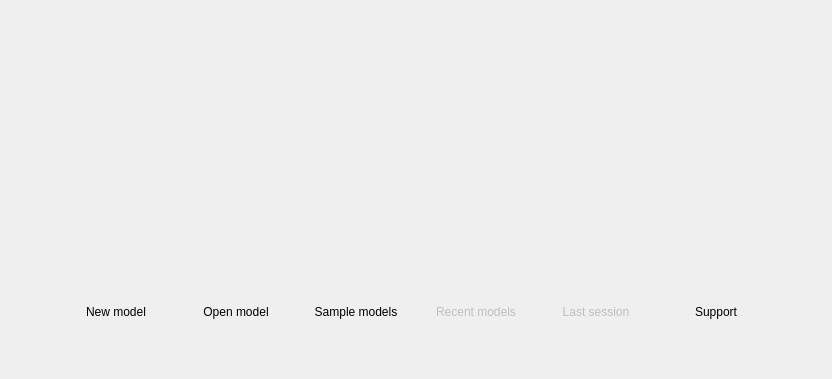
<?xml version="1.0" encoding="UTF-8"?>
<ui version="4.0">
 <class>WelcomeWidget</class>
 <widget class="QWidget" name="WelcomeWidget">
  <property name="geometry">
   <rect>
    <x>0</x>
    <y>0</y>
    <width>832</width>
    <height>379</height>
   </rect>
  </property>
  <property name="sizePolicy">
   <sizepolicy hsizetype="Fixed" vsizetype="Fixed">
    <horstretch>0</horstretch>
    <verstretch>0</verstretch>
   </sizepolicy>
  </property>
  <property name="mouseTracking">
   <bool>false</bool>
  </property>
  <property name="windowTitle">
   <string>Form</string>
  </property>
  <layout class="QGridLayout" name="gridLayout_2">
   <property name="leftMargin">
    <number>0</number>
   </property>
   <property name="topMargin">
    <number>0</number>
   </property>
   <property name="rightMargin">
    <number>0</number>
   </property>
   <property name="bottomMargin">
    <number>0</number>
   </property>
   <item row="0" column="0">
    <layout class="QVBoxLayout" name="verticalLayout">
     <item>
      <widget class="QLabel" name="label">
       <property name="sizePolicy">
        <sizepolicy hsizetype="Preferred" vsizetype="Fixed">
         <horstretch>0</horstretch>
         <verstretch>0</verstretch>
        </sizepolicy>
       </property>
       <property name="minimumSize">
        <size>
         <width>190</width>
         <height>240</height>
        </size>
       </property>
       <property name="text">
        <string/>
       </property>
       <property name="pixmap">
        <pixmap resource="../res/resources.qrc">:/styles/styles/pgmodeler_bg_logo.png</pixmap>
       </property>
       <property name="alignment">
        <set>Qt::AlignCenter</set>
       </property>
      </widget>
     </item>
     <item>
      <layout class="QGridLayout" name="gridLayout">
       <property name="leftMargin">
        <number>20</number>
       </property>
       <property name="topMargin">
        <number>20</number>
       </property>
       <property name="rightMargin">
        <number>20</number>
       </property>
       <property name="bottomMargin">
        <number>20</number>
       </property>
       <property name="horizontalSpacing">
        <number>10</number>
       </property>
       <property name="verticalSpacing">
        <number>20</number>
       </property>
       <item row="0" column="3" rowspan="2">
        <widget class="QToolButton" name="recent_tb">
         <property name="enabled">
          <bool>false</bool>
         </property>
         <property name="minimumSize">
          <size>
           <width>110</width>
           <height>80</height>
          </size>
         </property>
         <property name="font">
          <font>
           <weight>50</weight>
           <bold>false</bold>
          </font>
         </property>
         <property name="mouseTracking">
          <bool>false</bool>
         </property>
         <property name="text">
          <string>Recent models</string>
         </property>
         <property name="icon">
          <iconset resource="../res/resources.qrc">
           <normaloff>:/icons/icons/recent_big.png</normaloff>:/icons/icons/recent_big.png</iconset>
         </property>
         <property name="iconSize">
          <size>
           <width>55</width>
           <height>55</height>
          </size>
         </property>
         <property name="popupMode">
          <enum>QToolButton::InstantPopup</enum>
         </property>
         <property name="toolButtonStyle">
          <enum>Qt::ToolButtonTextUnderIcon</enum>
         </property>
         <property name="autoRaise">
          <bool>true</bool>
         </property>
        </widget>
       </item>
       <item row="0" column="5" rowspan="2">
        <widget class="QToolButton" name="support_tb">
         <property name="enabled">
          <bool>true</bool>
         </property>
         <property name="minimumSize">
          <size>
           <width>110</width>
           <height>80</height>
          </size>
         </property>
         <property name="font">
          <font>
           <weight>50</weight>
           <bold>false</bold>
           <stylestrategy>PreferAntialias</stylestrategy>
          </font>
         </property>
         <property name="mouseTracking">
          <bool>false</bool>
         </property>
         <property name="text">
          <string>Support</string>
         </property>
         <property name="icon">
          <iconset resource="../res/resources.qrc">
           <normaloff>:/icons/icons/help_big.png</normaloff>:/icons/icons/help_big.png</iconset>
         </property>
         <property name="iconSize">
          <size>
           <width>55</width>
           <height>55</height>
          </size>
         </property>
         <property name="toolButtonStyle">
          <enum>Qt::ToolButtonTextUnderIcon</enum>
         </property>
         <property name="autoRaise">
          <bool>true</bool>
         </property>
        </widget>
       </item>
       <item row="0" column="1" rowspan="2">
        <widget class="QToolButton" name="open_tb">
         <property name="minimumSize">
          <size>
           <width>110</width>
           <height>80</height>
          </size>
         </property>
         <property name="font">
          <font>
           <weight>50</weight>
           <bold>false</bold>
          </font>
         </property>
         <property name="mouseTracking">
          <bool>false</bool>
         </property>
         <property name="text">
          <string>Open model</string>
         </property>
         <property name="icon">
          <iconset resource="../res/resources.qrc">
           <normaloff>:/icons/icons/open_big.png</normaloff>:/icons/icons/open_big.png</iconset>
         </property>
         <property name="iconSize">
          <size>
           <width>55</width>
           <height>55</height>
          </size>
         </property>
         <property name="toolButtonStyle">
          <enum>Qt::ToolButtonTextUnderIcon</enum>
         </property>
         <property name="autoRaise">
          <bool>true</bool>
         </property>
        </widget>
       </item>
       <item row="0" column="0" rowspan="2">
        <widget class="QToolButton" name="new_tb">
         <property name="minimumSize">
          <size>
           <width>110</width>
           <height>80</height>
          </size>
         </property>
         <property name="font">
          <font>
           <weight>50</weight>
           <bold>false</bold>
          </font>
         </property>
         <property name="mouseTracking">
          <bool>false</bool>
         </property>
         <property name="text">
          <string>New model</string>
         </property>
         <property name="icon">
          <iconset resource="../res/resources.qrc">
           <normaloff>:/icons/icons/new_big.png</normaloff>:/icons/icons/new_big.png</iconset>
         </property>
         <property name="iconSize">
          <size>
           <width>55</width>
           <height>55</height>
          </size>
         </property>
         <property name="toolButtonStyle">
          <enum>Qt::ToolButtonTextUnderIcon</enum>
         </property>
         <property name="autoRaise">
          <bool>true</bool>
         </property>
        </widget>
       </item>
       <item row="0" column="4" rowspan="2">
        <widget class="QToolButton" name="last_session_tb">
         <property name="enabled">
          <bool>false</bool>
         </property>
         <property name="minimumSize">
          <size>
           <width>110</width>
           <height>80</height>
          </size>
         </property>
         <property name="font">
          <font>
           <weight>50</weight>
           <bold>false</bold>
           <stylestrategy>PreferAntialias</stylestrategy>
          </font>
         </property>
         <property name="mouseTracking">
          <bool>false</bool>
         </property>
         <property name="text">
          <string>Last session</string>
         </property>
         <property name="icon">
          <iconset resource="../res/resources.qrc">
           <normaloff>:/icons/icons/last_session_big.png</normaloff>:/icons/icons/last_session_big.png</iconset>
         </property>
         <property name="iconSize">
          <size>
           <width>55</width>
           <height>55</height>
          </size>
         </property>
         <property name="toolButtonStyle">
          <enum>Qt::ToolButtonTextUnderIcon</enum>
         </property>
         <property name="autoRaise">
          <bool>true</bool>
         </property>
        </widget>
       </item>
       <item row="0" column="2" rowspan="2">
        <widget class="QToolButton" name="sample_tb">
         <property name="enabled">
          <bool>true</bool>
         </property>
         <property name="minimumSize">
          <size>
           <width>110</width>
           <height>80</height>
          </size>
         </property>
         <property name="font">
          <font>
           <weight>50</weight>
           <bold>false</bold>
          </font>
         </property>
         <property name="mouseTracking">
          <bool>false</bool>
         </property>
         <property name="text">
          <string>Sample models</string>
         </property>
         <property name="icon">
          <iconset resource="../res/resources.qrc">
           <normaloff>:/icons/icons/samples_big.png</normaloff>:/icons/icons/samples_big.png</iconset>
         </property>
         <property name="iconSize">
          <size>
           <width>55</width>
           <height>55</height>
          </size>
         </property>
         <property name="popupMode">
          <enum>QToolButton::InstantPopup</enum>
         </property>
         <property name="toolButtonStyle">
          <enum>Qt::ToolButtonTextUnderIcon</enum>
         </property>
         <property name="autoRaise">
          <bool>true</bool>
         </property>
        </widget>
       </item>
      </layout>
     </item>
    </layout>
   </item>
  </layout>
 </widget>
 <resources>
  <include location="../res/resources.qrc"/>
 </resources>
 <connections/>
</ui>
